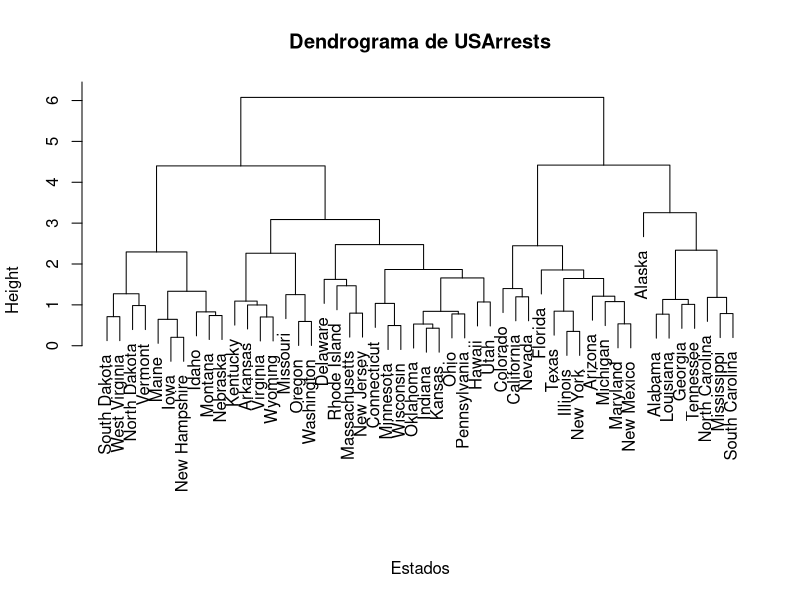

This chart was generated by the following R code:
# Análisis de Clusters - Agrupamiento jerárquico

# Librerías
library(ggplot2)

# Cargar datos
# Dataset USArrests disponible en R
data(USArrests)

# Preprocesamiento: escalado de variables
usarrests_scaled <- scale(USArrests)

# Análisis: distancia euclidiana y método completo
hc <- hclust(dist(usarrests_scaled), method = "complete")

# Visualización
plot(hc, main = "Dendrograma de USArrests", xlab = "Estados", sub = "")

# Interpretación
# El dendrograma permite identificar grupos de estados con patrones similares de
# arrestos por tipo de delito.
